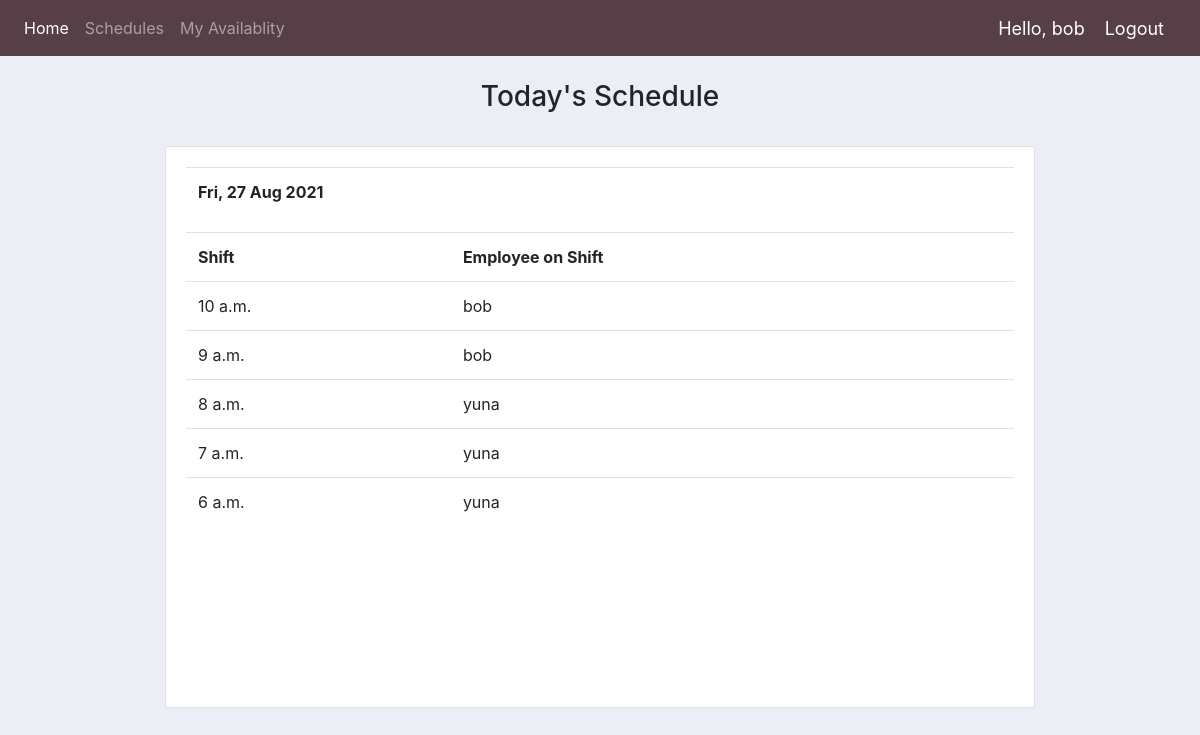
/account/ (signed in), run on the app's committed database.
### account/models.py (models this page shows, shortened)
class Schedule(models.Model):
    date = models.DateField()
    shift = models.TimeField(default=dt.time(00, 00), auto_now=False, auto_now_add=False)
    employee = models.ForeignKey(User, null = True, on_delete=models.CASCADE)
    rank = models.PositiveIntegerField(default=0)
    class Meta:
        unique_together = ("date", "shift")

### account/views.py (the view)
# urls.py: path('', views.index, name="index"),
@login_required(login_url='login')
def index(request):
    schedule = Schedule.objects.order_by('-date','-shift')
    schedule_date_list = []
    for i in schedule:
        if i.date not in schedule_date_list:
            if i.date == date.today():
                schedule_date_list.append(i.date)
    print('SCHEDULE DATE LIST',schedule_date_list)
    context = {'schedule':schedule, 'schedule_date_list':schedule_date_list}
    return render(request, 'account/home.html', context)

### account/templates/account/home.html
{%  extends 'account/index.html' %}
{% block content %}
<br>
<h3>Today's Schedule</h3>
<br>
<div class="row justify-content-center">
    <div class="col-lg-9">
        <div class="card card-body">
            <div style="overflow: auto; height: 65vh;">
                {% if schedule_date_list|length > 0 %}
                    {% for d in schedule_date_list %}
                        <table class="table">
                            <tr>
                                <th>{{d|date:"D, j M Y"}}</th>
                            </tr>
                            <table class="table">
                                <tr>
                                    <th>Shift</th>
                                    <th>Employee on Shift</th>
                                </tr>
                                {% for i in schedule %}
                                {% if i.date == d %}
                                    <tr>
                                        <td>{{i.shift}}</td>
                                        <td>{{i.employee}}</td>
                                    </tr>
                                    {% endif %}
                                {% endfor %}
                            </table>
                        </table>
                    {% endfor %}
                {% else %}
                        <p>No Schedule available yet</p>
                {% endif %}
            </div>
        </div>
    </div>
</div>
{% endblock %}

### account/templates/account/navbar.html (shortened to what this page needs)
{% load static %}
{% url 'index' as index %}
{% url 'myavailability' as myavailability %}
{% url 'view_schedules' as view_schedules %}
<nav class="navbar navbar-expand-lg navbar-dark">
   <div class="collapse navbar-collapse" id="navbarNav">
     <ul class="navbar-nav">
       <li class="nav-item {% if request.path == index %} active {%endif%}">
        <a class="nav-link" href="{% url 'index' %}">Home</a>
       </li>
       <li class="nav-item {% if request.path == view_schedules %} active {%endif%}">
        <a class="nav-link" href="{% url 'view_schedules' %}">Schedules</a>
       </li>
       <li class="nav-item {% if request.path == myavailability %} active {%endif%}">
        <a class="nav-link" href="{% url 'myavailability' %}">My Availablity</a>
       </li>
     </ul>
   </div>
   <span class="hello-msg">Hello, {{request.user}}</span>
   <span ><a class="hello-msg logout" href="{% url 'logout' %}">Logout</a></span>
 </nav>

### account/static/account/css/main.css (style rules this page uses)
body { background-color: #ebeff5; }
h3 { text-align: center; }
.active { color: white; }

### account/templates/account/navbar.html (style rules this page uses)
.hello-msg { font-size: 18px; color: #fff; margin-right: 20px; }
.navbar { background: #563f46 ; }

### data on the page
Schedule: schedule_date_list "Fri, 27 Aug 2021", shift "10 a.m.", employee "bob"
Schedule: shift "9 a.m.", employee "bob"
Schedule: shift "8 a.m.", employee "yuna"
Schedule: shift "7 a.m.", employee "yuna"
Schedule: shift "6 a.m.", employee "yuna"

### other printed values
{{ request.user }} "bob"
